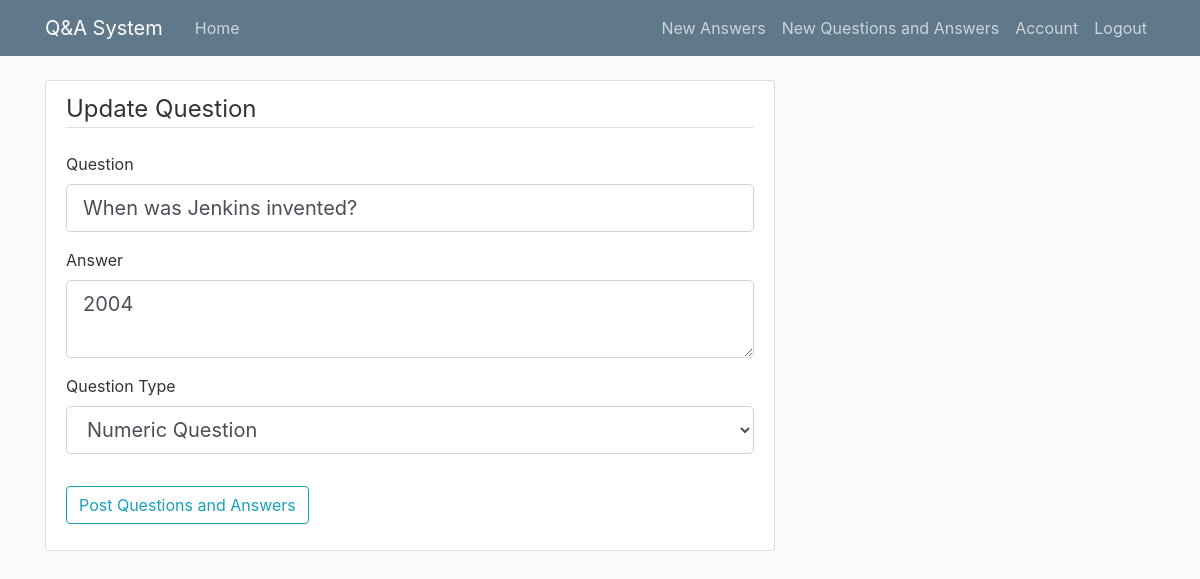
Page /posts/1/update (signed in) on the committed database.
### flaskblog/models.py (models this page shows, shortened)
class Post(db.Model):
    id = db.Column(db.Integer, primary_key=True)
    title = db.Column(db.String(300), nullable=False)
    date_posted = db.Column(db.DateTime, nullable=False, default=datetime.utcnow)
    content = db.Column(db.Text, nullable=False)
    question_type = db.Column(db.Text, nullable=False)
    user_id = db.Column(db.Integer, db.ForeignKey('user.id'), nullable=False)

### flaskblog/posts/routes.py (the view)
@posts.route("/posts/<int:post_id>/update", methods=['GET','POST'])
@login_required
def update_post(post_id):
    post = Post.query.get_or_404(post_id)
    if post.author != current_user:
        abort(403)
    form = PostForm()
    if form.validate_on_submit():
        post.title = form.title.data
        post.content = form.content.data
        post.question_type = form.question_type.data
        db.session.commit()
        flash('Your question has been updated!', 'success')
        return redirect(url_for('posts.post', post_id=post.id))
    elif request.method == 'GET':
        form.title.data = post.title
        form.content.data = post.content
        form.question_type.data = post.question_type
    return render_template('create_post.html', title='Update Question',
                           form=form, legend="Update Question")

### flaskblog/posts/forms.py
class PostForm(FlaskForm):
    title = StringField('Question', validators=[DataRequired()])
    content = TextAreaField('Answer', validators=[DataRequired()])
    question_type = SelectField(
        'Question Type',
        choices=[('none', 'None'), ('text_question', 'Text Question'), ('numeric_question', 'Numeric Question'), ('binary_question', 'Binary Question')]
    )
    submit = SubmitField('Post Questions and Answers')

### flaskblog/models.py (called while the page is built)
@login_manager.user_loader
def load_user(user_id):
    return User.query.get(int(user_id))

### flaskblog/templates/create_post.html (shortened to what this page needs)
{% extends "layout.html" %}
{% block content %}
    <div class="content-section">
     <form method="POST" action="" enctype="multipart/form-data">
         <fieldset class="form-group">
             <legend class="border-bottom mb-4">{{ legend }}</legend>
             <div class="form-group">
                 {{ form.title.label(class="form-control-label") }}
                 {% if form.title.errors %}
                    {{ form.title(class="form-control form-control-lg is-invalid") }}
                    <div class="invalid-feedback">
                        {% for error in form.title.errors %}
                            <span> {{error }}</span>
                        {% endfor %}
                    </div>
                 {% else %}
                    {{ form.title(class="form-control form-control-lg") }}
                 {% endif %}
             </div>
             <div class="form-group">
                 {{ form.content.label(class="form-control-label") }}
                 {% if form.content.errors %}
                    {{ form.content(class="form-control form-control-lg is-invalid") }}
                    <div class="invalid-feedback">
                        {% for error in form.content.errors %}
                            <span> {{error }}</span>
                        {% endfor %}
                    </div>
                 {% else %}
                    {{ form.content(class="form-control form-control-lg") }}
                 {% endif %}
             </div>
             <div class="form-group">
                {{ form.question_type.label(class="form-control-label") }}
                {{ form.question_type(class="form-control form-control-lg") }}
            </div>
         </fieldset>
         <div class="form-group">
             {{ form.submit(class="btn btn-outline-info") }}
         </div>
     </form>
    </div>
{% endblock content%}

### flaskblog/static/main.css (style rules this page uses)
body { background: #fafafa; color: #333333; margin-top: 5rem; }
.content-section { background: #ffffff; padding: 10px 20px; border: 1px solid #dddddd; border-radius: 3px; margin-bottom: 20px; }

### rows in the picture
Post: title "When was Jenkins invented?", content "2004", question_type "Numeric Question"

### other values in the picture
{{ legend }} "Update Question"
